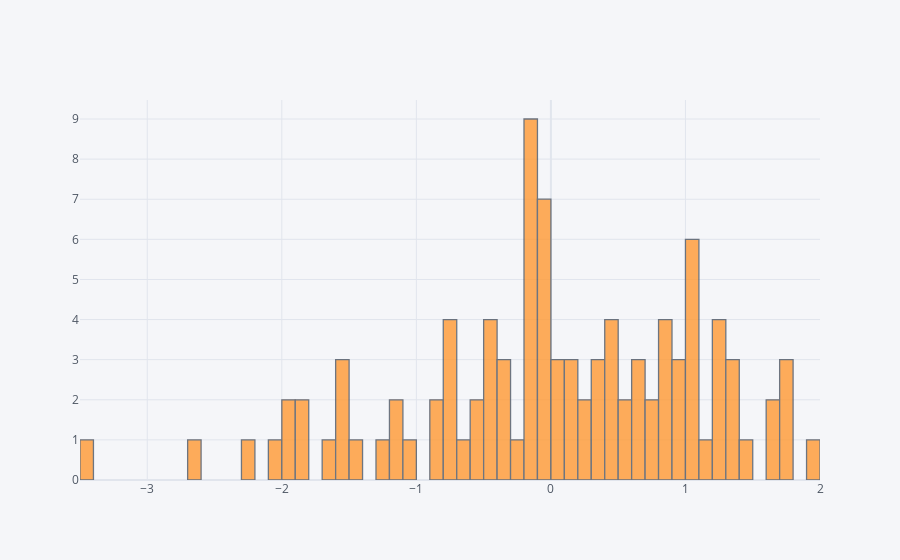

Source (notebook cell):
### Code cell
ddf['A'].iplot(kind='hist',bins=75)

### Figure 1 — Plotly figure (JSON) as saved in the notebook; plotly's stock layout.template omitted (floating-point values rounded to 4 significant figures)
{"data": [{"histfunc": "count", "histnorm": "", "marker": {"color": "rgba(255, 153, 51, 1.0)", "line": {"color": "#4D5663", "width": 1.3}}, "name": "A", "nbinsx": 75, "opacity": 0.8, "orientation": "v", "type": "histogram", "x": [-1.209, 1.711, 1.243, 1.073, 0.07605, -0.336, 1.645, -0.8795, 1.03, -0.134, 1.242, -2.259, 0.8962, 0.6822, 1.069, -0.3523, -0.4854, -0.1122, 0.4389, 0.6958, -0.1444, -0.1894, 0.7525, -0.7265, -0.01562, 1.721, 1.373, -1.81, 0.8262, -0.1812, 1.01, -0.8853, -0.2423, 0.3911, 1.625, -1.504, -1.979, 1.304, -1.483, 0.2046, 1.793, -2.693, 1.378, -0.4729, -0.3965, 0.1258, 0.848, 1.074, -0.7306, 1.945, -0.5057, 0.1483, 1.47, -3.419, 0.2645, 0.4496, 0.8297, -0.5735, -1.199, 0.9006, -1.559, -0.1366, 1.231, -0.008036, -0.09448, 0.001778, -0.07167, -1.611, 0.4808, 0.9457, 0.182, 1.075, -0.0007728, 0.5093, 0.3911, -0.7881, -0.1457, 0.03793, 1.293, 0.6581, 0.909, -0.6938, 0.409, -1.557, -1.807, -0.01288, 1.13, 0.5351, -0.1967, 0.3877, -0.4762, -0.1289, -1.059, -0.4359, -0.7975, -1.186, 0.7785, -1.996, -2.01, -0.07396]}], "layout": {"barmode": "overlay", "legend": {"bgcolor": "#F5F6F9", "font": {"color": "#4D5663"}}, "paper_bgcolor": "#F5F6F9", "plot_bgcolor": "#F5F6F9", "title": {"font": {"color": "#4D5663"}}, "xaxis": {"gridcolor": "#E1E5ED", "showgrid": true, "tickfont": {"color": "#4D5663"}, "title": {"font": {"color": "#4D5663"}, "text": ""}, "zerolinecolor": "#E1E5ED"}, "yaxis": {"gridcolor": "#E1E5ED", "showgrid": true, "tickfont": {"color": "#4D5663"}, "title": {"font": {"color": "#4D5663"}, "text": ""}, "zerolinecolor": "#E1E5ED"}}}
